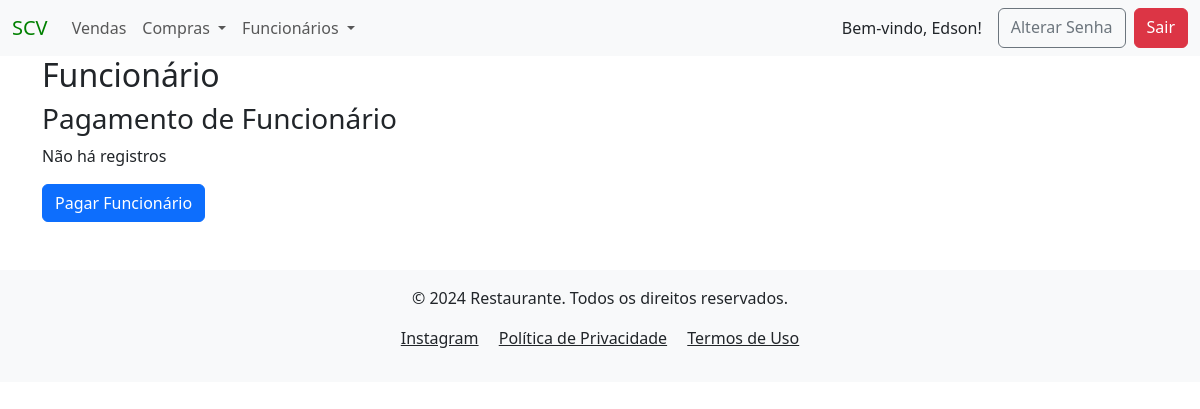
/payment/ (signed in), run on an earlier commit of the app's database.
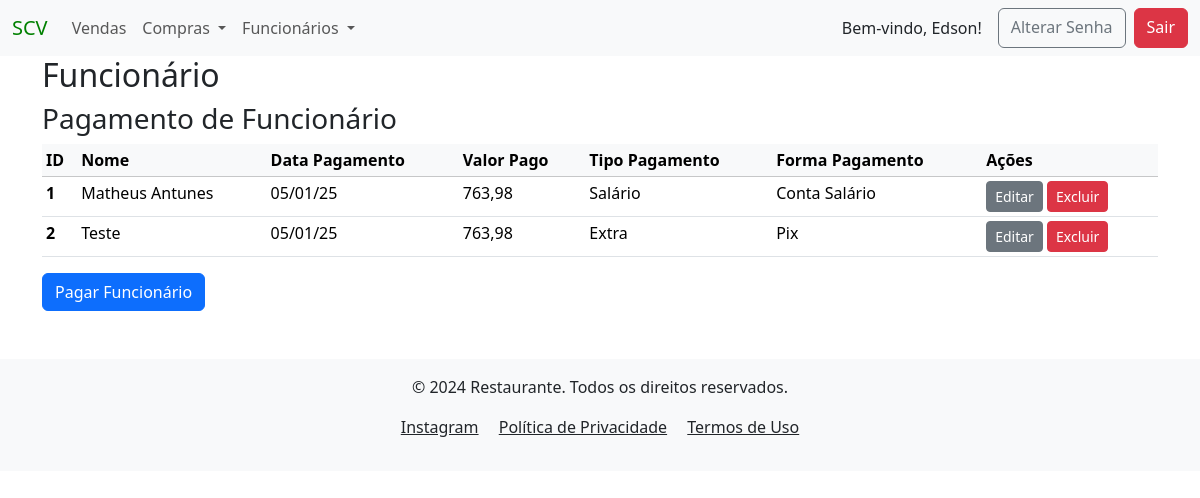
And on a later commit of the database.
### funcionarios/models.py (models this page shows)
class Pagamento(models.Model):
    lista_tipo_pagamento = [
                            ('Salário', 'Salário'),
                            ('Adiantamento', 'Adiantamento'),
                            ('Vale', 'Vale'),
                            ('Vale Transporte', 'Vale Transporte'),
                            ('Extra', 'Extra'),
                            ('Rescisão', 'Rescisão'),
                            ('Comissão', 'Comissão'),
                            ('Férias', 'Férias'),
                            ('13° Salário', '13° Salário')
                            ]
    lista_forma_pagamento = [
                             ('Conta Salário', 'Conta Salário'),
                             ('Dinheiro', 'Dinheiro'),
                             ('Transferência', 'Transferência'),
                             ('Pix', 'Pix'),
                             ('Cheque', 'Cheque'),
                             ('Multa Recisória', 'Multa Recisória')
                             ]
    created_at = models.DateTimeField(auto_now_add=True)
    nome_funcionario = models.ForeignKey(Cadastro, on_delete=models.PROTECT, verbose_name="Funcionário", null=False)
    data_pagamento = models.DateField(verbose_name="Data Pagamento", null=False, blank=False,)
    valor_pago = models.DecimalField(verbose_name="Valor Pago", max_digits=9, decimal_places=2, null=False, blank=False)
    tipo_pagamento = models.CharField(verbose_name="Tipo de Pagamento", max_length=15, choices=lista_tipo_pagamento, null=False, blank=False)
    forma_pagamento = models.CharField(verbose_name="Forma de Pagamento", max_length=15, choices=lista_forma_pagamento, null=False, blank=False)
    author = models.ForeignKey(User, on_delete=models.PROTECT, blank=False, default=1)
    dt_atualizado = models.DateTimeField(auto_now=True, null=False, blank=False)

class Cadastro(models.Model):
    LIST_BANK = [('Banco do Brasil', 'Banco do Brasil'),
                   ('Banco Original', 'Banco Original'),
                   ('Bradesco', 'Bradesco'),
                   ('Caixa Econômica', 'Caixa Econômica'),
                   ('C6 Bank', 'C6 Bank'),
                   ('Itau', 'Itau'),
                   ('Inter', 'Inter'),
                   ('Neon', 'Neon'),
                   ('Next', 'Next'),
                   ('Nubank', 'Nubank'),
                   ('Santander', 'Santander'),
                   ]
    created_at = models.DateTimeField(auto_now_add=True)
    nome_funcionario = models.CharField(verbose_name="Funcionário", max_length=40 , blank=False, unique=True)
    rg = models.CharField(verbose_name="RG", max_length=14, null=True , blank=True)
    cpf = models.CharField(verbose_name="CPF", max_length=14, null=True , blank=True)
    carteira_trabalho = models.CharField(verbose_name="CTPS", max_length=12, null=True, blank=True)
    endereco = models.CharField(verbose_name="Endereço", max_length=40, null=True, blank=True)
    numero = models.CharField(verbose_name="Número", max_length=255, null=True, blank=True)
    bairro = models.CharField(verbose_name="Bairro", max_length=20, null=True, blank=True)
    cidade = models.CharField(verbose_name="Cidade", max_length=30, null=True, blank=True)
    telefone = models.CharField(verbose_name="Telefone", max_length=13, null=True, blank=True)
    banco = models.CharField(verbose_name="Banco", choices=LIST_BANK, max_length=15, null=True, blank=True)
    agencia = models.CharField(verbose_name="Agencia", max_length=7, null=True, blank=True)
    conta = models.CharField(verbose_name="Conta", max_length=10, null=True, blank=True)
    author = models.ForeignKey(User, on_delete=models.PROTECT, blank=False, default=1)
    dt_atualizado = models.DateTimeField(auto_now=True, null=False, blank=False)
    def __str__(self):
        return f"{self.nome_funcionario}"

### funcionarios/views.py (the view, shortened to what this page needs)
# urls.py: path('payment/', PagamentoListView.as_view(), name="pagamento_list"),
class PagamentoListView(LoginRequiredMixin, PermissionRequiredMixin, ListView):
    model = Pagamento
    template_name = 'funcionarios/pagamento_list.html'
    permission_required = 'funcionarios.view_pagamento'  # Permissão para visualizar objetos'

### funcionarios/templates/funcionarios/pagamento_list.html (shortened to what this page needs)
{% extends 'global/base.html' %}
{% block content %}
    <h2>Funcionário</h2>
    <h3>Pagamento de Funcionário</h3>
    {% if pagamento_list %}
        <table class="table table-sm">
            <thead class="table-light">
            <tr>
                <th scope="col">ID</th>
                <th scope="col">Nome</th>
                <th scope="col">Data Pagamento</th>
                <th scope="col">Valor Pago</th>
                <th scope="col">Tipo Pagamento</th>
                <th scope="col">Forma Pagamento</th>
                <th scope="col">Ações</th>
            </tr>
            </thead>
            <tbody>
                {% for pagamento in pagamento_list %}
                    <tr>
                        <th scope="row" >{{ pagamento.pk }}</th>
                        <td>{{ pagamento.nome_funcionario }}</td>
                        <td>{{ pagamento.data_pagamento| date:"d/m/y"| default:"-" }}</td>
                        <td>{{ pagamento.valor_pago| default:"-" }}</td>
                        <td>{{ pagamento.tipo_pagamento| default:"-" }}</td>
                        <td>{{ pagamento.forma_pagamento| default:"-" }}</td>
                        <td>
                            <a href="{% url 'update_payment' pk=pagamento.pk %}" class="btn btn-secondary btn-sm">Editar</a>
                            <a href="{% url 'delete_payment' pk=pagamento.pk %}" class="btn btn-danger btn-sm">Excluir</a>
                        </td>
                    </tr>
                {% endfor %}
            </tbody>
        </table>
    {% else %}
        <p>Não há registros</p>
    {% endif %}
    <a href="{% url 'create_payment' %}" class="btn btn-primary">Pagar Funcionário</a>
{% endblock content %}

### project/templates/global/base.html (shortened to what this page needs)
<!DOCTYPE html>
<html lang="pt-br">
  <head>
    <link href="https://cdn.jsdelivr.net/npm/bootstrap@5.3.3/dist/css/bootstrap.min.css"
    rel="stylesheet">
  </head>
  <body>
    <nav class="navbar navbar-expand-lg bg-body-tertiary">
      <div class="container-fluid">
        <a class="navbar-brand" href="{% url 'home' %}" style="color: green">SCV</a>
        <div class="collapse navbar-collapse" id="navbarSupportedContent">
          <ul class="navbar-nav me-auto mb-2 mb-lg-0">
            <li class="nav-item">
              <a class="nav-link" href="{% url 'venda_list' %}">Vendas</a>
            <li class="nav-item dropdown">
              <a class="nav-link dropdown-toggle" href="#" role="button" data-bs-toggle="dropdown" aria-expanded="false">
                Compras
              </a>
            </li>
            <li class="nav-item dropdown">
              <a class="nav-link dropdown-toggle" href="#" role="button" data-bs-toggle="dropdown" aria-expanded="false">
                Funcionários
              </a>
            </li>
          </ul>
          <div class="d-flex ms-auto">
            {% if user.is_authenticated %}
              <span class="navbar-text text-dark me-3">
                Bem-vindo, {{ user.first_name }}!
              </span>
              <a href="{% url 'password_change' %}" class="btn btn-outline-secondary me-2">Alterar Senha</a>
              <a href="{% url 'logout' %}" class="btn btn-danger">Sair</a>
            {% else %}
              <a href="{% url 'login' %}" class="btn btn-outline-light">Login</a>
            {% endif %}
          </div>
        </div>
      </div>
    </nav>
    <main class="container">
        {% block content %}{% endblock content %}
    </main>
      <footer class="bg-body-tertiary text-dark py-3 mt-5">
        <div class="container text-center">
            <p>&copy; 2024 Restaurante. Todos os direitos reservados.</p>
            <p>
                <a href="https://www.instagram.com/sushicasaverde/"
                    class="text-dark me-3"
                    target="_blank"
                    rel="noopener noreferrer"
                    >Instagram</a>
                <a href="#" class="text-dark me-3">Política de Privacidade</a>
                <a href="#" class="text-dark">Termos de Uso</a>
            </p>
        </div>
      </footer>
  </body>
</html>

What changed in the data, as far as the page shows it:
added Pagamento: pk "1", nome_funcionario "Matheus Antunes", data_pagamento "05/01/25", valor_pago "763,98", tipo_pagamento "Salário", forma_pagamento "Conta Salário"
added Pagamento: pk "2", nome_funcionario "Teste", data_pagamento "05/01/25", valor_pago "763,98", tipo_pagamento "Extra", forma_pagamento "Pix"
Also different on the page:
text no longer shown: "Não há registros"
text now shown: "ID Nome Data Pagamento Valor Pago Tipo Pagamento Forma Pagamento Ações"
